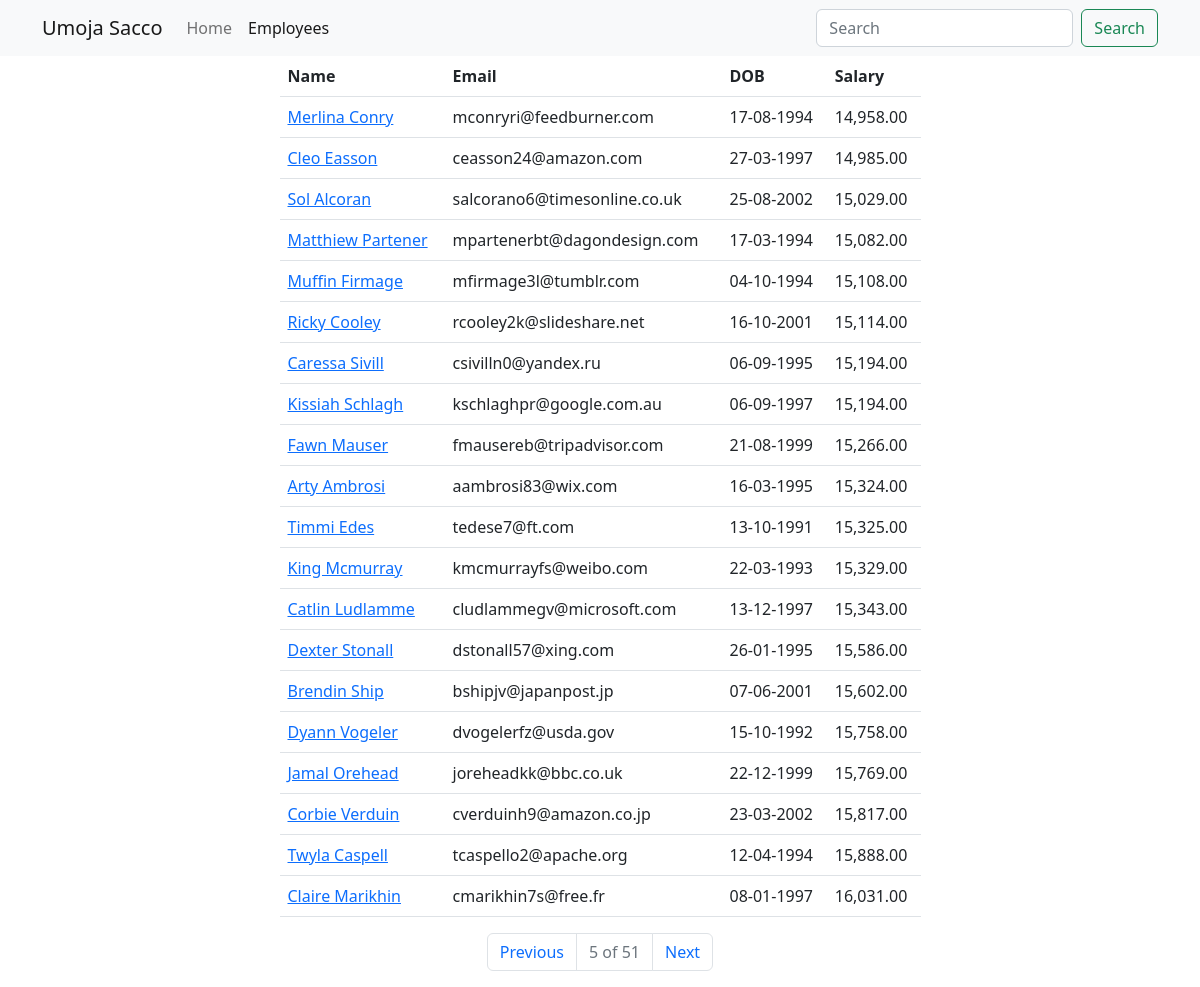
The app's page /employees?page=5 with its own data.
### main_app/models.py (models this page shows, shortened)
class Employee(models.Model):
    name = models.CharField(max_length=40)
    email = models.EmailField(unique=True)
    dob = models.DateField(null=True)
    salary = models.DecimalField(max_digits=7, decimal_places=2)  # 67000.58
    disabled = models.BooleanField(default=False)
    profile = models.ImageField(upload_to=unique_img_name, null=True, default="employees/employee.png")
    created_at = models.DateTimeField(auto_now_add=True, null=True)  # Once during creation
    updated_at = models.DateTimeField(auto_now=True, null=True)  # Every time an update happens
    class Meta:
        verbose_name = 'Employee'
        verbose_name_plural = 'Employees'
        ordering = ["salary"]

### main_app/views.py (the view)
# urls.py: path('employees', views.all_employees, name="all"),
def all_employees(request):
    employees = Employee.objects.all()  # SELECT * FROM employees
    paginator = Paginator(employees, 20)
    page_number = request.GET.get("page")
    data = paginator.get_page(page_number)
    return render(request, "all_employees.html", {"employees": data})

### templates/all_employees.html (shortened to what this page needs)
{% extends "base_template.html" %}
{% load humanize %}
{% block content %}
    {% include 'navbar.html' %}
    <div class="container">
        <div class="row justify-content-center">
            <div class="col-sm-7">
                <table class="table">
                    <thead>
                    <tr>
                        <th>Name</th>
                        <th>Email</th>
                        <th>DOB</th>
                        <th>Salary</th>
                    </tr>
                    </thead>
                    <tbody>
                    {% for employee in employees %}
                        <tr>
                            <td>
                                <a href="/employees/{{ employee.id }}">{{ employee.name | title }}</a>
                            </td>
                            <td>{{ employee.email }}</td>
                            <td>{{ employee.dob | date:'d-m-Y' }}</td>
                            <td>{{ employee.salary | intcomma }}</td>
                        </tr>
                    {% endfor %}
                    </tbody>
                </table>
                <nav aria-label="Page navigation example">
                    <ul class="pagination justify-content-center">
                        {% if employees.has_previous %}
                            <li class="page-item">
                                <a class="page-link" href='?page={{ employees.previous_page_number }}'>Previous</a>
                            </li>
                        {% else %}
                            <li class="page-item disabled">
                                <a class="page-link" href='' tabindex="-1" aria-disabled="True">Previous</a>
                            </li>
                        {% endif %}
                           <li class="page-item disabled">
                                <a class="page-link" href='' tabindex="-1" aria-disabled="True">{{ employees.number }} of {{ employees.paginator.num_pages }}</a>
                            </li>
                        {% if employees.has_next %}
                            <li class="page-item">
                                <a class="page-link" href='?page={{ employees.next_page_number }}'>Next</a>
                            </li>
                        {% else %}
                            <li class="page-item disabled">
                                <a class="page-link" href='' tabindex="-1" aria-disabled="True">Next</a>
                            </li>
                        {% endif %}
                    </ul>
                </nav>
            </div>
        </div>
    </div>
{% endblock %}

### records on screen
Employee: name "Merlina Conry", email "mconryri@feedburner.com", dob "17-08-1994", salary "14,958.00"
Employee: name "Cleo Easson", email "ceasson24@amazon.com", dob "27-03-1997", salary "14,985.00"
Employee: name "Sol Alcoran", email "salcorano6@timesonline.co.uk", dob "25-08-2002", salary "15,029.00"
Employee: name "Matthiew Partener", email "mpartenerbt@dagondesign.com", dob "17-03-1994", salary "15,082.00"
Employee: name "Muffin Firmage", email "mfirmage3l@tumblr.com", dob "04-10-1994", salary "15,108.00"
Employee: name "Ricky Cooley", email "rcooley2k@slideshare.net", dob "16-10-2001", salary "15,114.00"
Employee: name "Caressa Sivill", email "csivilln0@yandex.ru", dob "06-09-1995", salary "15,194.00"
Employee: name "Kissiah Schlagh", email "kschlaghpr@google.com.au", dob "06-09-1997", salary "15,194.00"
Employee: name "Fawn Mauser", email "fmausereb@tripadvisor.com", dob "21-08-1999", salary "15,266.00"
Employee: name "Arty Ambrosi", email "aambrosi83@wix.com", dob "16-03-1995", salary "15,324.00"
Employee: name "Timmi Edes", email "tedese7@ft.com", dob "13-10-1991", salary "15,325.00"
Employee: name "King Mcmurray", email "kmcmurrayfs@weibo.com", dob "22-03-1993", salary "15,329.00"
Employee: name "Catlin Ludlamme", email "cludlammegv@microsoft.com", dob "13-12-1997", salary "15,343.00"
Employee: name "Dexter Stonall", email "dstonall57@xing.com", dob "26-01-1995", salary "15,586.00"
Employee: name "Brendin Ship", email "bshipjv@japanpost.jp", dob "07-06-2001", salary "15,602.00"
Employee: name "Dyann Vogeler", email "dvogelerfz@usda.gov", dob "15-10-1992", salary "15,758.00"
Employee: name "Jamal Orehead", email "joreheadkk@bbc.co.uk", dob "22-12-1999", salary "15,769.00"
Employee: name "Corbie Verduin", email "cverduinh9@amazon.co.jp", dob "23-03-2002", salary "15,817.00"
Employee: name "Twyla Caspell", email "tcaspello2@apache.org", dob "12-04-1994", salary "15,888.00"
Employee: name "Claire Marikhin", email "cmarikhin7s@free.fr", dob "08-01-1997", salary "16,031.00"

### other values on screen
{{ employees.number }} "5"
{{ employees.paginator.num_pages }} "51"
